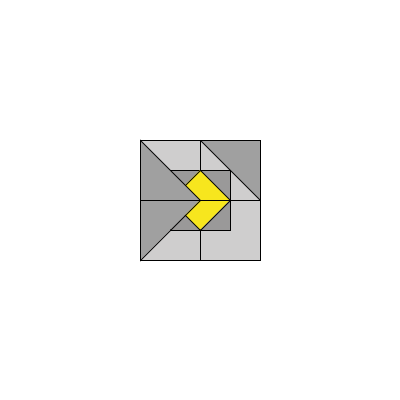
Frame 1 (no input)
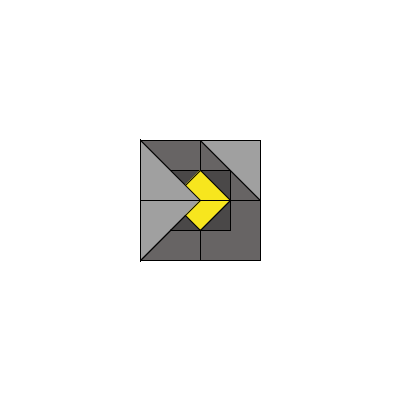
Frame 60 (the mouse pressed at the canvas centre just before this capture)
Frame 120 (the mouse held since frame 60 and released just before this capture): identical to frame 60, image omitted

The Processing sketch that drew these frames (run headless with seeded random() and noise(); from frame 60 on, the mouse is pressed at the canvas centre):

// Processing sketch: processing_86343
// ── processing_86343.pde

void setup() {
size(400,400);
background(255);
smooth();
}
/*je vais essayer de créer une succession de carré, car je m'interesse
aux formes géométrique et aux structures, afin de jouer par la suite sur
les effets de contrastes et de profondeurs de champs.*/



void draw()
{
  
  int L;
 L = 60;
 
  int H;
 H = 60;
 
fill(#676464,80);
//jouer la transparence des formes

rectMode(CENTER);
rect(230,230,H,L);
rect(170,170,H,L);
rect(170,230,H,L);
rect(230,170,H,L);

//forme de depart

fill( #393838,90);
rect(200,200,H,L);

fill(#F7E61E);
triangle(170, 200, 230, 200, 200, 170);
triangle(170, 200, 200, 230,230,200);

 // Mon logo aura pour principe d'être le même au niveau de la structure, seule
 //les formes à l'interieur changeront de places.
fill(#A0A0A0);
triangle(140,140,140,200,200,200);
triangle(200,140,260,140,260,200);
triangle(140,260,140,200,200,200);


}
